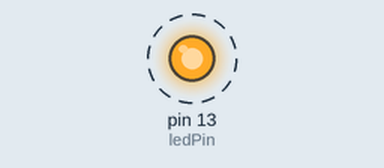
Recording of a sketch running on a simulated Arduino Uno, built with avr-gcc and run on an emulated ATmega328P. Shown: output pins drawn as LEDs (lit = HIGH). Dashed ring = blinking. What the sketch prints to the serial monitor is not drawn.

Above: at 0.15 s.
Timing chart, 0 to 3.0 s (numbered marks = the images above):
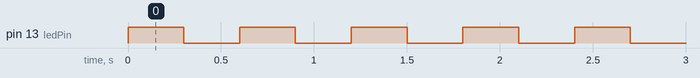

Measured:
- by itself, pin 13 (ledPin): alternates HIGH for 0.30 s and LOW for 0.30 s

The sketch:

Task1_3.ino
```cpp
int ledPin = 13;

void setup()
{
    pinMode(ledPin, OUTPUT);
    Serial.begin(115200);
}

void loop()
{
    Serial.println("Hello, world!");
    digitalWrite(ledPin, HIGH);
    delay(300);
    digitalWrite(ledPin, LOW);
    delay(300);
}
```
